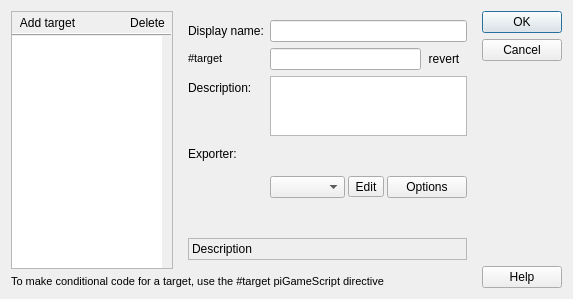
<?xml version="1.0" encoding="UTF-8"?>
<ui version="4.0">
 <class>BuildTargets</class>
 <widget class="QDialog" name="BuildTargets">
  <property name="geometry">
   <rect>
    <x>0</x>
    <y>0</y>
    <width>573</width>
    <height>299</height>
   </rect>
  </property>
  <property name="windowTitle">
   <string>Project Build Targets</string>
  </property>
  <property name="windowIcon">
   <iconset resource="resources.qrc">
    <normaloff>:/resources/RES/ffficons/computer.png</normaloff>:/resources/RES/ffficons/computer.png</iconset>
  </property>
  <property name="modal">
   <bool>true</bool>
  </property>
  <layout class="QGridLayout" name="gridLayout">
   <item row="0" column="0">
    <layout class="QHBoxLayout" name="horizontalLayout_2">
     <item>
      <widget class="QFrame" name="frame_2">
       <property name="sizePolicy">
        <sizepolicy hsizetype="Fixed" vsizetype="Preferred">
         <horstretch>0</horstretch>
         <verstretch>0</verstretch>
        </sizepolicy>
       </property>
       <property name="frameShape">
        <enum>QFrame::StyledPanel</enum>
       </property>
       <property name="frameShadow">
        <enum>QFrame::Plain</enum>
       </property>
       <layout class="QVBoxLayout" name="verticalLayout_5">
        <property name="spacing">
         <number>0</number>
        </property>
        <property name="margin">
         <number>0</number>
        </property>
        <item>
         <layout class="QVBoxLayout" name="verticalLayout_3">
          <property name="spacing">
           <number>0</number>
          </property>
          <item>
           <layout class="QHBoxLayout" name="horizontalLayout_3">
            <property name="spacing">
             <number>0</number>
            </property>
            <property name="margin">
             <number>0</number>
            </property>
            <item>
             <widget class="QToolButton" name="AddTarget">
              <property name="text">
               <string>Add target</string>
              </property>
              <property name="icon">
               <iconset resource="resources.qrc">
                <normaloff>:/resources/RES/ffficons/add.png</normaloff>:/resources/RES/ffficons/add.png</iconset>
              </property>
              <property name="toolButtonStyle">
               <enum>Qt::ToolButtonTextBesideIcon</enum>
              </property>
              <property name="autoRaise">
               <bool>true</bool>
              </property>
             </widget>
            </item>
            <item>
             <spacer name="horizontalSpacer">
              <property name="orientation">
               <enum>Qt::Horizontal</enum>
              </property>
              <property name="sizeType">
               <enum>QSizePolicy::Expanding</enum>
              </property>
              <property name="sizeHint" stdset="0">
               <size>
                <width>40</width>
                <height>20</height>
               </size>
              </property>
             </spacer>
            </item>
            <item>
             <widget class="QToolButton" name="DelTarget">
              <property name="text">
               <string>Delete</string>
              </property>
              <property name="icon">
               <iconset resource="resources.qrc">
                <normaloff>:/resources/RES/ffficons/delete.png</normaloff>:/resources/RES/ffficons/delete.png</iconset>
              </property>
              <property name="toolButtonStyle">
               <enum>Qt::ToolButtonIconOnly</enum>
              </property>
              <property name="autoRaise">
               <bool>true</bool>
              </property>
             </widget>
            </item>
           </layout>
          </item>
          <item>
           <widget class="Line" name="line">
            <property name="frameShadow">
             <enum>QFrame::Raised</enum>
            </property>
            <property name="orientation">
             <enum>Qt::Horizontal</enum>
            </property>
           </widget>
          </item>
          <item>
           <widget class="QListWidget" name="TargetsLV">
            <property name="sizePolicy">
             <sizepolicy hsizetype="Maximum" vsizetype="Expanding">
              <horstretch>0</horstretch>
              <verstretch>0</verstretch>
             </sizepolicy>
            </property>
            <property name="minimumSize">
             <size>
              <width>150</width>
              <height>0</height>
             </size>
            </property>
            <property name="maximumSize">
             <size>
              <width>150</width>
              <height>16777215</height>
             </size>
            </property>
            <property name="frameShape">
             <enum>QFrame::NoFrame</enum>
            </property>
           </widget>
          </item>
         </layout>
        </item>
       </layout>
      </widget>
     </item>
     <item>
      <widget class="QWidget" name="SettingsPart" native="true">
       <layout class="QFormLayout" name="formLayout">
        <item row="0" column="0">
         <widget class="QLabel" name="label">
          <property name="text">
           <string>Display name:</string>
          </property>
         </widget>
        </item>
        <item row="0" column="1">
         <widget class="QLineEdit" name="DisplayName"/>
        </item>
        <item row="1" column="0">
         <widget class="QLabel" name="label_5">
          <property name="text">
           <string>&lt;!DOCTYPE HTML PUBLIC &quot;-//W3C//DTD HTML 4.0//EN&quot; &quot;http://www.w3.org/TR/REC-html40/strict.dtd&quot;&gt;
&lt;html&gt;&lt;head&gt;&lt;meta name=&quot;qrichtext&quot; content=&quot;1&quot; /&gt;&lt;style type=&quot;text/css&quot;&gt;
p, li { white-space: pre-wrap; }
&lt;/style&gt;&lt;/head&gt;&lt;body style=&quot; font-family:'MS Shell Dlg 2'; font-size:8.25pt; font-weight:400; font-style:normal;&quot;&gt;
&lt;p style=&quot; margin-top:0px; margin-bottom:0px; margin-left:0px; margin-right:0px; -qt-block-indent:0; text-indent:0px;&quot;&gt;&lt;span style=&quot; font-family:'Courier New,courier';&quot;&gt;#target&lt;/span&gt;&lt;/p&gt;&lt;/body&gt;&lt;/html&gt;</string>
          </property>
         </widget>
        </item>
        <item row="1" column="1">
         <layout class="QHBoxLayout" name="horizontalLayout_5">
          <property name="spacing">
           <number>0</number>
          </property>
          <item>
           <widget class="QLineEdit" name="codeName"/>
          </item>
          <item>
           <widget class="QToolButton" name="toolButton_3">
            <property name="text">
             <string>revert</string>
            </property>
            <property name="icon">
             <iconset resource="resources.qrc">
              <normaloff>:/resources/RES/ffficons/arrow_refresh_small.png</normaloff>:/resources/RES/ffficons/arrow_refresh_small.png</iconset>
            </property>
            <property name="autoRaise">
             <bool>true</bool>
            </property>
           </widget>
          </item>
         </layout>
        </item>
        <item row="2" column="0">
         <widget class="QLabel" name="label_4">
          <property name="text">
           <string>Description:</string>
          </property>
         </widget>
        </item>
        <item row="2" column="1">
         <widget class="QPlainTextEdit" name="DescText">
          <property name="sizePolicy">
           <sizepolicy hsizetype="Expanding" vsizetype="Minimum">
            <horstretch>0</horstretch>
            <verstretch>0</verstretch>
           </sizepolicy>
          </property>
          <property name="maximumSize">
           <size>
            <width>16777215</width>
            <height>60</height>
           </size>
          </property>
         </widget>
        </item>
        <item row="3" column="0">
         <widget class="QLabel" name="label_3">
          <property name="text">
           <string>Exporter:</string>
          </property>
         </widget>
        </item>
        <item row="3" column="1">
         <widget class="QStackedWidget" name="stackedWidget">
          <property name="currentIndex">
           <number>0</number>
          </property>
          <widget class="QWidget" name="pgExporterSelect">
           <layout class="QHBoxLayout" name="horizontalLayout">
            <property name="spacing">
             <number>3</number>
            </property>
            <property name="margin">
             <number>0</number>
            </property>
            <item>
             <widget class="QComboBox" name="ExporterComboBox">
              <property name="sizePolicy">
               <sizepolicy hsizetype="Expanding" vsizetype="Fixed">
                <horstretch>0</horstretch>
                <verstretch>0</verstretch>
               </sizepolicy>
              </property>
             </widget>
            </item>
            <item>
             <widget class="QToolButton" name="toolButton_2">
              <property name="text">
               <string>Edit</string>
              </property>
              <property name="icon">
               <iconset resource="resources.qrc">
                <normaloff>:/resources/RES/ffficons/textfield_rename.png</normaloff>:/resources/RES/ffficons/textfield_rename.png</iconset>
              </property>
             </widget>
            </item>
            <item>
             <widget class="QPushButton" name="OptionsButton">
              <property name="text">
               <string>Options</string>
              </property>
              <property name="icon">
               <iconset resource="resources.qrc">
                <normaloff>:/resources/RES/checks.png</normaloff>:/resources/RES/checks.png</iconset>
              </property>
             </widget>
            </item>
           </layout>
          </widget>
          <widget class="QWidget" name="pgExporterInvalid">
           <layout class="QHBoxLayout" name="horizontalLayout_4">
            <property name="spacing">
             <number>3</number>
            </property>
            <property name="margin">
             <number>0</number>
            </property>
            <item>
             <widget class="QLineEdit" name="exporterLineEdit"/>
            </item>
            <item>
             <widget class="QToolButton" name="toolButton">
              <property name="text">
               <string>Select</string>
              </property>
              <property name="icon">
               <iconset resource="resources.qrc">
                <normaloff>:/resources/RES/cursor.png</normaloff>:/resources/RES/cursor.png</iconset>
              </property>
             </widget>
            </item>
            <item>
             <widget class="QPushButton" name="OptionsButton_2">
              <property name="text">
               <string>Options</string>
              </property>
              <property name="icon">
               <iconset resource="resources.qrc">
                <normaloff>:/resources/RES/ffficons/page_white_edit.png</normaloff>:/resources/RES/ffficons/page_white_edit.png</iconset>
              </property>
             </widget>
            </item>
           </layout>
          </widget>
         </widget>
        </item>
        <item row="4" column="0" colspan="2">
         <widget class="QFrame" name="frame">
          <property name="frameShape">
           <enum>QFrame::StyledPanel</enum>
          </property>
          <property name="frameShadow">
           <enum>QFrame::Plain</enum>
          </property>
          <layout class="QVBoxLayout" name="verticalLayout_4">
           <property name="spacing">
            <number>3</number>
           </property>
           <property name="margin">
            <number>3</number>
           </property>
           <item>
            <widget class="QLabel" name="exporterDescription">
             <property name="sizePolicy">
              <sizepolicy hsizetype="Ignored" vsizetype="Preferred">
               <horstretch>0</horstretch>
               <verstretch>0</verstretch>
              </sizepolicy>
             </property>
             <property name="text">
              <string>Description</string>
             </property>
             <property name="wordWrap">
              <bool>true</bool>
             </property>
            </widget>
           </item>
          </layout>
         </widget>
        </item>
       </layout>
      </widget>
     </item>
    </layout>
   </item>
   <item row="0" column="1" rowspan="2">
    <layout class="QVBoxLayout" name="verticalLayout_2">
     <item>
      <widget class="QPushButton" name="OKbutton">
       <property name="sizePolicy">
        <sizepolicy hsizetype="Fixed" vsizetype="Fixed">
         <horstretch>0</horstretch>
         <verstretch>0</verstretch>
        </sizepolicy>
       </property>
       <property name="text">
        <string>OK</string>
       </property>
       <property name="default">
        <bool>true</bool>
       </property>
      </widget>
     </item>
     <item>
      <widget class="QPushButton" name="cancelbutton">
       <property name="sizePolicy">
        <sizepolicy hsizetype="Fixed" vsizetype="Fixed">
         <horstretch>0</horstretch>
         <verstretch>0</verstretch>
        </sizepolicy>
       </property>
       <property name="text">
        <string>Cancel</string>
       </property>
      </widget>
     </item>
     <item>
      <spacer name="verticalSpacer">
       <property name="orientation">
        <enum>Qt::Vertical</enum>
       </property>
       <property name="sizeHint" stdset="0">
        <size>
         <width>20</width>
         <height>40</height>
        </size>
       </property>
      </spacer>
     </item>
     <item>
      <widget class="QPushButton" name="helpbutton">
       <property name="sizePolicy">
        <sizepolicy hsizetype="Fixed" vsizetype="Fixed">
         <horstretch>0</horstretch>
         <verstretch>0</verstretch>
        </sizepolicy>
       </property>
       <property name="text">
        <string>Help</string>
       </property>
      </widget>
     </item>
    </layout>
   </item>
   <item row="1" column="0">
    <widget class="QLabel" name="label_2">
     <property name="text">
      <string>&lt;!DOCTYPE HTML PUBLIC &quot;-//W3C//DTD HTML 4.0//EN&quot; &quot;http://www.w3.org/TR/REC-html40/strict.dtd&quot;&gt;
&lt;html&gt;&lt;head&gt;&lt;meta name=&quot;qrichtext&quot; content=&quot;1&quot; /&gt;&lt;style type=&quot;text/css&quot;&gt;
p, li { white-space: pre-wrap; }
&lt;/style&gt;&lt;/head&gt;&lt;body style=&quot; font-family:'MS Shell Dlg 2'; font-size:8.25pt; font-weight:400; font-style:normal;&quot;&gt;
&lt;p style=&quot; margin-top:0px; margin-bottom:0px; margin-left:0px; margin-right:0px; -qt-block-indent:0; text-indent:0px;&quot;&gt;&lt;span style=&quot; font-size:8pt;&quot;&gt;To make conditional code for a target, use the &lt;/span&gt;&lt;span style=&quot; font-family:'Courier New,courier'; font-size:8pt;&quot;&gt;#target&lt;/span&gt;&lt;span style=&quot; font-size:8pt;&quot;&gt; piGameScript directive&lt;/span&gt;&lt;/p&gt;&lt;/body&gt;&lt;/html&gt;</string>
     </property>
     <property name="wordWrap">
      <bool>true</bool>
     </property>
    </widget>
   </item>
  </layout>
 </widget>
 <resources>
  <include location="resources.qrc"/>
 </resources>
 <connections>
  <connection>
   <sender>cancelbutton</sender>
   <signal>clicked()</signal>
   <receiver>BuildTargets</receiver>
   <slot>reject()</slot>
   <hints>
    <hint type="sourcelabel">
     <x>562</x>
     <y>61</y>
    </hint>
    <hint type="destinationlabel">
     <x>724</x>
     <y>147</y>
    </hint>
   </hints>
  </connection>
 </connections>
</ui>
